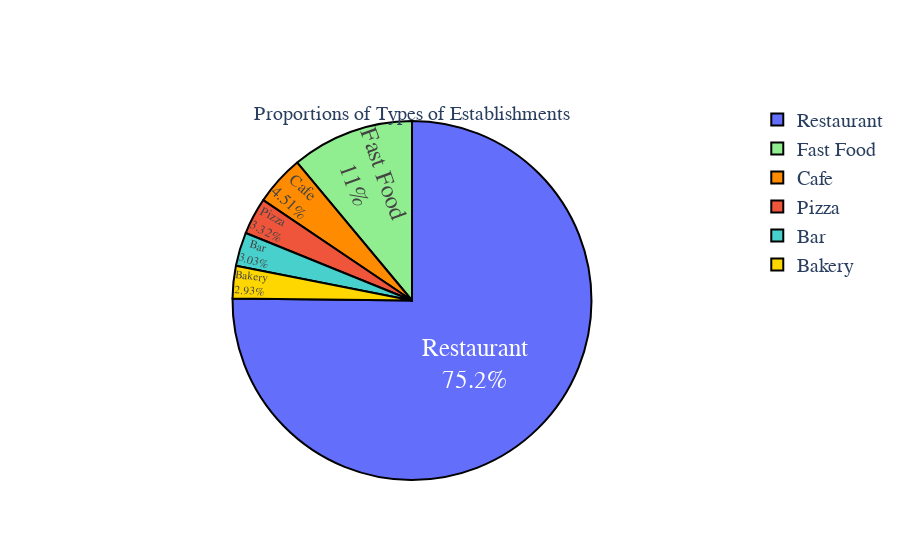

Here is the notebook cell this chart was saved with:
### Code cell
fig = go.Figure(data=[go.Pie(labels=rest_type_data.index,values=rest_type_data)])

fig.update_traces(hoverinfo='value', textinfo='label+percent', textfont_size=25,
                  marker=dict(colors=colors, line=dict(color='#000000', width=2)),
                 textposition='inside',title='Proportions of Types of Establishments')
fig.update_layout(
    font=dict(
        family="Courier New, monospace",
        size=20,
    )
)
fig.show()

### Figure 1 — Plotly figure (JSON) as saved in the notebook; plotly's stock layout.template omitted (floating-point values rounded to 4 significant figures)
{"data": [{"hoverinfo": "value", "labels": ["Bakery", "Bar", "Cafe", "Fast Food", "Pizza", "Restaurant"], "marker": {"colors": ["gold", "mediumturquoise", "darkorange", "lightgreen"], "line": {"color": "#000000", "width": 2}}, "textfont": {"size": 25}, "textinfo": "label+percent", "textposition": "inside", "title": {"text": "Proportions of Types of Establishments"}, "type": "pie", "values": [283, 292, 435, 1066, 320, 7255]}], "layout": {"font": {"family": "Courier New, monospace", "size": 20}}}
